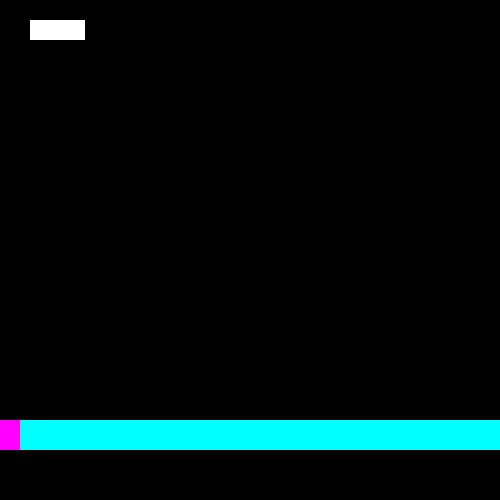
Frame 1 (no input)
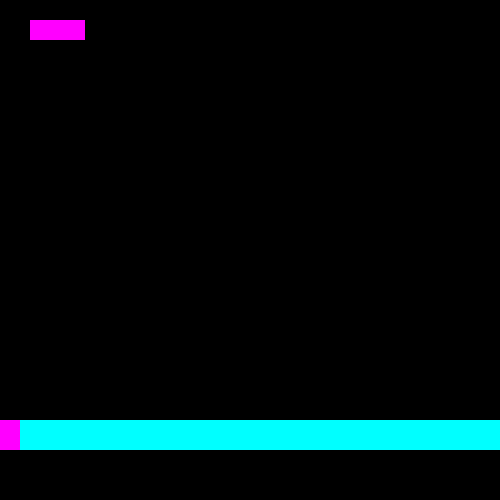
Frame 60 (the mouse pressed at the canvas centre just before this capture)
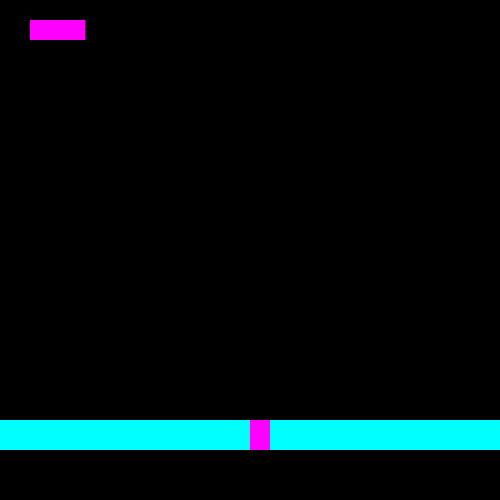
Frame 120 (the mouse held since frame 60 and released just before this capture)

The Processing sketch that drew these frames (run headless with seeded random() and noise(); from frame 60 on, the mouse is pressed at the canvas centre):

// Processing sketch: Scrollbar
// ── Scrollbar.pde
SBar s;

void setup()
{
  size(500, 500);
  noStroke();
  
  s = new SBar(0, height - 50, width, height - 20);
}

void draw()
{
  background(0);
  rect(30, 20, 55, 20);
  s.display();
  s.update();
}

// ── SBar.pde
class SBar
{
  int barXPos, barYPos;
  int barHeight, barWidth;
  int sliderXPos, sliderYPos;
  int sliderHeight, sliderWidth;
  boolean mouseOver;

  SBar(int bxp, int byp, int bw, int bh)
  {
    barXPos = bxp;
    barYPos = byp;
    barWidth = bw;
    barHeight = bh;
    sliderXPos = bxp;
    sliderYPos = byp;
    sliderWidth = sliderXPos + 20;
    sliderHeight = bh;
  }
  void update()
  {
    sliderXPos = mouseX;
    /*if (mouseX > sliderXPos && mouseX < sliderXPos + sliderWidth &&
      mouseY > sliderYPos && mouseY < sliderYPos + sliderHeight)
    {
    }*/
  }

  void display()
  {
    noStroke();
    fill(0, 255, 255);
    rect(barXPos, barYPos, barWidth, barYPos - barHeight);
    fill(255, 0, 255);
    rect(sliderXPos, sliderYPos, sliderWidth, sliderYPos - barHeight);
  }
}
